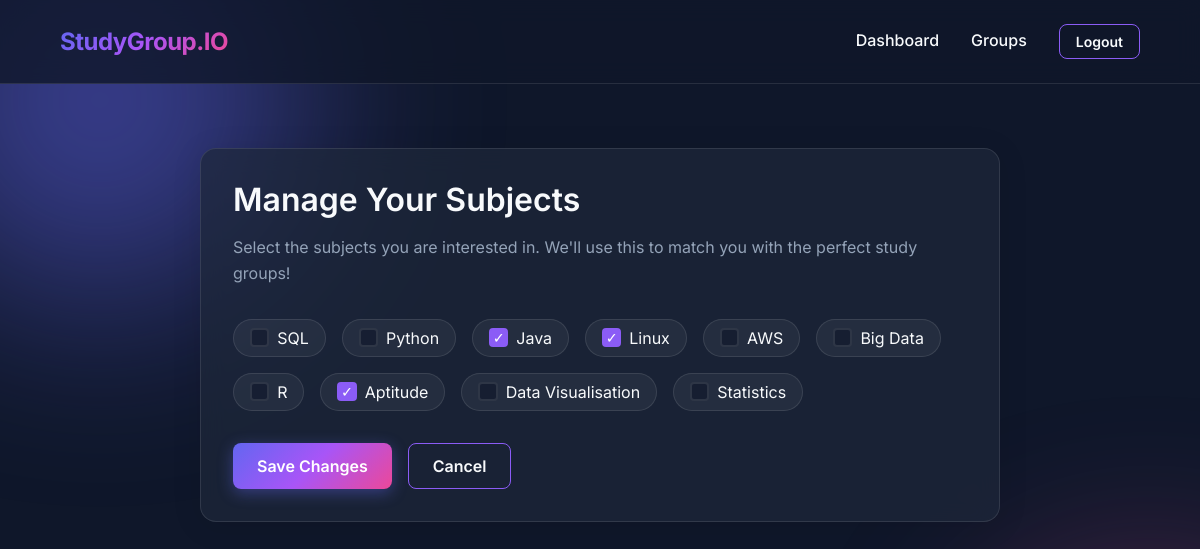
Screenshot of /profile/subjects (signed in) with the database file from the repository.
### tables this page shows
CREATE TABLE subjects (
    id INTEGER PRIMARY KEY AUTOINCREMENT,
    name TEXT UNIQUE NOT NULL
);

### routes/main_route.py (the view)
@main_bp.route('/profile/subjects', methods=('GET', 'POST'))
def manage_subjects():
    user = get_current_user()
    if not user:
        return redirect(url_for('auth.login'))
    if request.method == 'POST':
        subject_ids = request.form.getlist('subjects')
        update_user_subjects(user['id'], subject_ids)
        flash('Subjects updated successfully!', 'success')
        return redirect(url_for('main.dashboard'))
    all_subjects = get_all_subjects()
    user_subject_ids = get_user_subject_ids(user['id'])
    return render_template('manage_subjects.html', all_subjects=all_subjects, user_subject_ids=user_subject_ids)

### app.py (called while the page is built)
@app.teardown_appcontext
def close_connection(exception):
    db = getattr(g, '_database', None)
    if db is not None:
        db.close()

@app.context_processor
def inject_user():
    return dict(current_user=get_current_user())

### database.py (called while the page is built)
def get_db():
    db = getattr(g, '_database', None)
    if db is None:
        db = g._database = sqlite3.connect(DATABASE)
        db.row_factory = sqlite3.Row
        db.execute('PRAGMA foreign_keys = ON')
    return db

def query_db(query, args=(), one=False):
    db = get_db()
    cur = db.execute(query, args)
    rv = cur.fetchall()
    db.commit()
    cur.close()
    return (rv[0] if rv else None) if one else rv

### services/authentication.py (called while the page is built)
def get_current_user():
    if 'user_id' in session:
        return query_db('SELECT * FROM users WHERE id = ?', (session['user_id'],), one=True)
    return None

### services/groups.py (called while the page is built)
def get_all_subjects():
    return query_db('SELECT * FROM subjects')

def get_user_subject_ids(user_id):
    user_subjects = query_db('SELECT subject_id FROM user_subjects WHERE user_id = ?', (user_id,))
    return [s['subject_id'] for s in user_subjects] if user_subjects else []

### templates/manage_subjects.html
{% extends "base.html" %}
{% block content %}
<div class="glass-card" style="max-width: 800px; margin: 0 auto;">
    <h2>Manage Your Subjects</h2>
    <p>Select the subjects you are interested in. We'll use this to match you with the perfect study groups!</p>
    <form method="post">
        <div class="subject-list" style="margin-top: 2rem;">
            {% for subject in all_subjects %}
                <label class="subject-item">
                    <input type="checkbox" name="subjects" value="{{ subject['id'] }}"
                           {% if subject['id'] in user_subject_ids %}checked{% endif %}>
                    {{ subject['name'] }}
                </label>
            {% endfor %}
        </div>
        <div style="margin-top: 2rem; display: flex; gap: 1rem;">
            <button type="submit" class="btn btn-primary">Save Changes</button>
            <a href="{{ url_for('main.dashboard') }}" class="btn btn-outline">Cancel</a>
        </div>
    </form>
</div>
{% endblock %}

### templates/base.html (shortened to what this page needs)
<!DOCTYPE html>
<html lang="en">
<head>
    <link rel="stylesheet" href="{{ url_for('static', filename='css/style.css') }}">
</head>
<body>
    <nav class="navbar">
        <a href="{{ url_for('main.dashboard') }}" class="nav-brand">StudyGroup.IO</a>
        <div class="nav-links">
            {% if current_user %}
                <a href="{{ url_for('main.dashboard') }}" class="nav-link">Dashboard</a>
                <a href="{{ url_for('groups.groups') }}" class="nav-link">Groups</a>
                <a href="{{ url_for('auth.logout') }}" class="btn btn-outline btn-sm">Logout</a>
            {% else %}
                <a href="{{ url_for('auth.login') }}" class="nav-link">Login</a>
                <a href="{{ url_for('auth.register') }}" class="btn btn-primary btn-sm">Register</a>
            {% endif %}
        </div>
    </nav>
    <div class="container fade-in">
        {% block content %}{% endblock %}
    </div>
</body>
</html>

### static/css/style.css (style rules this page uses)
:root { --bg-color: #0f172a; --text-primary: #f8fafc; --text-secondary: #94a3b8; --primary-gradient: linear-gradient(135deg, #6366f1, #a855f7, #ec4899); --card-bg: rgba(30, 41, 59, 0.7); --border-color: rgba(255, 255, 255, 0.1); --glass-blur: blur(12px); --accent: #8b5cf6; --success: #10b981; --error: #ef4444; }
* { margin: 0; padding: 0; box-sizing: border-box; }
body { font-family: 'Inter', sans-serif; background-color: var(--bg-color); color: var(--text-primary); min-height: 100vh; display: flex; flex-direction: column; overflow-x: hidden; position: relative; }
body::before, body::after { content: ''; position: fixed; border-radius: 50%; filter: blur(100px); z-index: -1; opacity: 0.5; pointer-events: none; }
body::before { width: 400px; height: 400px; background: #6366f1; top: -100px; left: -100px; }
body::after { width: 300px; height: 300px; background: #ec4899; bottom: -100px; right: -100px; }
a { color: var(--text-primary); text-decoration: none; transition: all 0.3s ease; }
h1, h2, h3, h4 { font-weight: 600; margin-bottom: 1rem; line-height: 1.2; }
h2 { font-size: 2rem; color: var(--text-primary); }
p { color: var(--text-secondary); line-height: 1.6; margin-bottom: 1rem; }
.navbar { display: flex; justify-content: space-between; align-items: center; padding: 1.5rem 5%; background: rgba(15, 23, 42, 0.8); backdrop-filter: var(--glass-blur); border-bottom: 1px solid var(--border-color); position: sticky; top: 0; z-index: 100; }
.nav-brand { font-size: 1.5rem; font-weight: 700; background: var(--primary-gradient); -webkit-background-clip: text; -webkit-text-fill-color: transparent; letter-spacing: -0.5px; }
.nav-links { display: flex; gap: 2rem; align-items: center; }
.nav-link { font-weight: 500; position: relative; padding-bottom: 4px; }
.nav-link::after { content: ''; position: absolute; width: 0; height: 2px; bottom: 0; left: 0; background: var(--primary-gradient); transition: width 0.3s ease; }
.container { padding: 2rem 5%; max-width: 1200px; margin: 0 auto; width: 100%; flex: 1; }
.glass-card { background: var(--card-bg); backdrop-filter: var(--glass-blur); border: 1px solid var(--border-color); border-radius: 16px; padding: 2rem; box-shadow: 0 4px 30px rgba(0, 0, 0, 0.1); transition: transform 0.3s ease, box-shadow 0.3s ease, border-color 0.3s ease; }
.btn { display: inline-flex; align-items: center; justify-content: center; padding: 0.75rem 1.5rem; border-radius: 8px; font-weight: 600; cursor: pointer; transition: all 0.3s ease; border: none; font-family: inherit; font-size: 1rem; text-align: center; gap: 0.5rem; }
.btn-primary { background: var(--primary-gradient); color: white; box-shadow: 0 4px 15px rgba(99, 102, 241, 0.4); }
.btn-outline { background: transparent; border: 1px solid var(--accent); color: var(--text-primary); }
.btn-sm { padding: 0.5rem 1rem; font-size: 0.875rem; }
.fade-in { animation: fadeIn 0.5s ease-out; }
.subject-list { display: flex; flex-wrap: wrap; gap: 1rem; margin-bottom: 1.5rem; }
.subject-item { display: flex; align-items: center; gap: 0.5rem; cursor: pointer; background: rgba(255,255,255,0.05); padding: 0.5rem 1rem; border-radius: 99px; border: 1px solid var(--border-color); transition: all 0.2s; }
.subject-item input[type="checkbox"] { appearance: none; width: 1.2rem; height: 1.2rem; border: 2px solid var(--border-color); border-radius: 4px; background: rgba(15, 23, 42, 0.6); cursor: pointer; position: relative; transition: all 0.2s; }
.subject-item input[type="checkbox"]:checked { background: var(--accent); border-color: var(--accent); }
.subject-item input[type="checkbox"]:checked::after { content: '✓'; position: absolute; color: white; font-size: 0.9rem; top: 50%; left: 50%; transform: translate(-50%, -50%); }

### rows the page displays
subjects: name "SQL"
subjects: name "Python"
subjects: subjects "☑", name "Java"
subjects: subjects "☑", name "Linux"
subjects: name "AWS"
subjects: name "Big Data"
subjects: name "R"
subjects: subjects "☑", name "Aptitude"
subjects: name "Data Visualisation"
subjects: name "Statistics"
